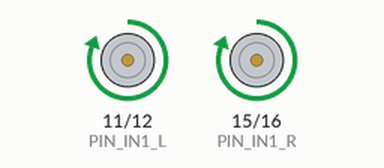
This program was run on a simulated Raspberry Pi (header pin numbers). On the bench: motor-driver pin pairs drawn as motors (green arrow = first pin HIGH = forward, orange = second pin HIGH = backward, longer = more drive). At 6.0 s the program stops and its outputs stay as they are.

Above: at 0.1 s.
At 5.1 s:
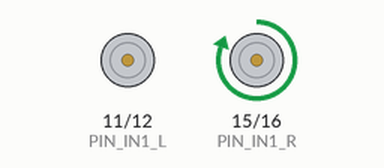
At 6.1 s:
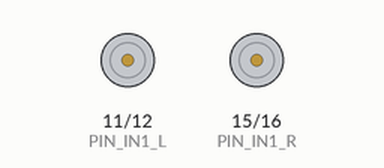
Timing chart, 0 to 7.5 s (numbered marks = the images above):
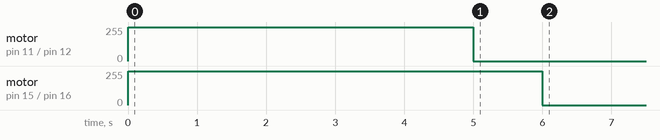

The program:

car.py
```python
import RPi.GPIO as GPIO
import time

PIN_IN1_L = 11
PIN_IN2_L = 12
PIN_IN1_R = 15
PIN_IN2_R = 16


class Car:

    def __init__(self, PIN_IN1_L, PIN_IN2_L, PIN_IN1_R, PIN_IN2_R):
        GPIO.setmode(GPIO.BOARD)

        self.PIN_IN1_L = PIN_IN1_L
        self.PIN_IN2_L = PIN_IN2_L
        self.PIN_IN1_R = PIN_IN1_R
        self.PIN_IN2_R = PIN_IN2_R

        GPIO.setup(self.PIN_IN1_L, GPIO.OUT)
        GPIO.setup(self.PIN_IN2_L, GPIO.OUT)
        GPIO.setup(self.PIN_IN1_R, GPIO.OUT)
        GPIO.setup(self.PIN_IN2_R, GPIO.OUT)

    def forward(self):
        GPIO.output(self.PIN_IN1_L, GPIO.HIGH)
        GPIO.output(self.PIN_IN2_L, GPIO.LOW)
        GPIO.output(self.PIN_IN1_R, GPIO.HIGH)
        GPIO.output(self.PIN_IN2_R, GPIO.LOW)

    def backward(self):
        GPIO.output(self.PIN_IN1_L, GPIO.LOW)
        GPIO.output(self.PIN_IN2_L, GPIO.HIGH)
        GPIO.output(self.PIN_IN1_R, GPIO.LOW)
        GPIO.output(self.PIN_IN2_R, GPIO.HIGH)

    def turn_left(self):
        GPIO.output(self.PIN_IN1_L, GPIO.HIGH)
        GPIO.output(self.PIN_IN2_L, GPIO.LOW)
        GPIO.output(self.PIN_IN1_R, GPIO.LOW)
        GPIO.output(self.PIN_IN2_R, GPIO.LOW)

    def turn_right(self):
        GPIO.output(self.PIN_IN1_L, GPIO.LOW)
        GPIO.output(self.PIN_IN2_L, GPIO.LOW)
        GPIO.output(self.PIN_IN1_R, GPIO.HIGH)
        GPIO.output(self.PIN_IN2_R, GPIO.LOW)

    def stop(self):
        GPIO.output(self.PIN_IN1_L, GPIO.LOW)
        GPIO.output(self.PIN_IN2_L, GPIO.LOW)
        GPIO.output(self.PIN_IN1_R, GPIO.HIGH)
        GPIO.output(self.PIN_IN2_R, GPIO.LOW)


if __name__ == "__main__":
    try:
        car = Car(PIN_IN1_L, PIN_IN2_L, PIN_IN1_R, PIN_IN2_R)

        car.forward()
        time.sleep(5)
        car.stop()
        time.sleep(1)

    except KeyboardInterrupt:
        print("Interrupted by keyboard.")
    GPIO.cleanup()
```

Measured:
- by itself, motor on pin 11 (PIN_IN1_L) / pin 12 (PIN_IN2_L): stopped → forward 255/255 at 0.00 s, → stopped 5.0 s later
- by itself, motor on pin 15 (PIN_IN1_R) / pin 16 (PIN_IN2_R): stopped → forward 255/255 at 0.00 s, → stopped 6.0 s later
